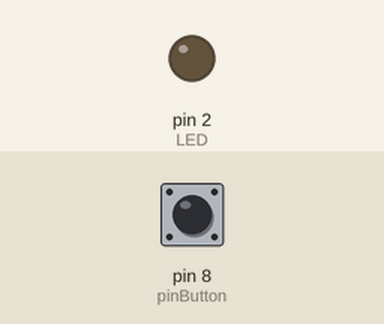
This sketch was run on a simulated Arduino Uno, built with avr-gcc and run on an emulated ATmega328P. Shown: output pins drawn as LEDs (lit = HIGH). Inputs (shaded band) come from the test bench; at power-on: pin 8 (pinButton) HIGH.

Above: at 1.2 s.
1.3 s: pin 8 (pinButton) pulled LOW for 0.15 s
At 2.5 s:
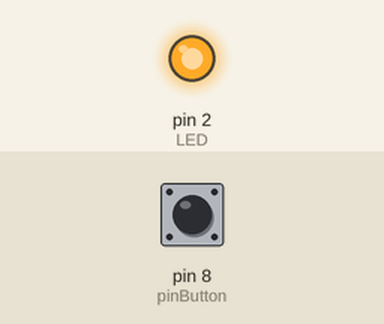
Timing chart, 0 to 7.8 s (numbered marks = the images above; inputs shaded):
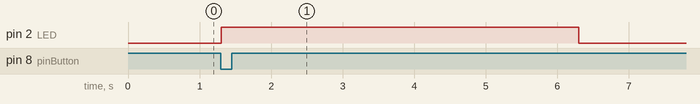

The sketch:

5_SECOND_ON_OFF.ino
```cpp
int pinButton = 8;
int LED       = 2;
int StateButton = 1;

void setup() {
 // pinMode(pinButton, INPUT); //set the switch pin as INPUT
    pinMode(pinButton, INPUT_PULLUP);
    pinMode(LED, OUTPUT); //set the LED pin as OUTPUT
}

void loop() {

    int stateButton = digitalRead(pinButton); //read the state of the switch

    Serial.println (stateButton);

 // if (stateButton == 1) { //if is switched on
    if (stateButton == 0) { //if is switched on
        digitalWrite(LED, HIGH);//write 1 to LED
        delay(5000);
        digitalWrite(LED, LOW);//write 0 to LED
    }
    else { //if not pressed
        digitalWrite(LED, LOW);    //write 0 to LED
    }

 // int stateButton = digitalRead(pinButton); //read the state of the switch
 //     while (stateButton == 1) {
 //         delay(1);
 //     }
}
```

Measured:
- after the input at 1.3 s, pin 2 (LED): LOW → HIGH at once, → LOW 5.0 s later
